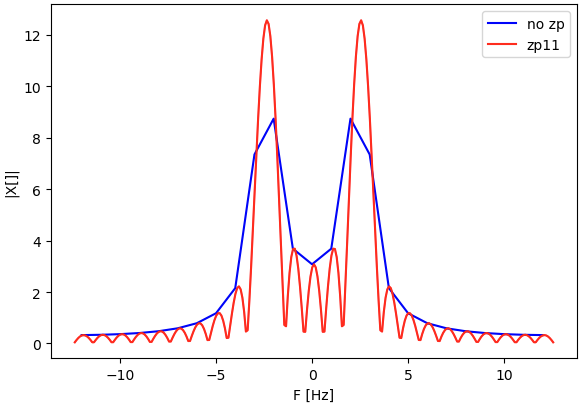

The script that drew this image:
import numpy as np
import matplotlib.pyplot as plt

N = 25
F_s = 25

x = np.sin(2 * np.pi * 0.1 * np.arange(N))

freq_x = np.fft.fftshift(
    np.fft.fftfreq(x.size) * F_s
)
X = np.fft.fftshift(np.fft.fft(x))

x_zp = np.pad(x, (0, 10 * N))

freq_x_zp = np.fft.fftshift(
    np.fft.fftfreq(x_zp.size) * F_s
)
X_zp = np.fft.fftshift(np.fft.fft(x_zp))

plt.plot(
    freq_x, np.abs(X), color="b", label="no zp"
)
plt.plot(
    freq_x_zp + 0.1,
    np.abs(X_zp),
    color="r",
    label="zp11",
)
plt.xlabel("F [Hz]")
plt.ylabel("|X[]|")
plt.legend()
plt.show()
